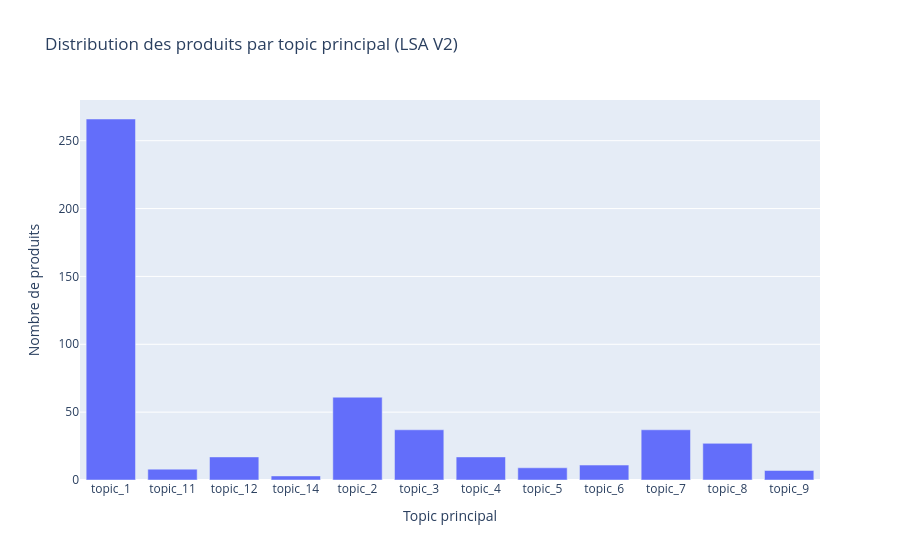

The cell this chart's notebook holds for it:
### Markdown cell above
### 6.3 Analyse des topics (Wordclouds)

Chaque topic est defini par les termes ayant les poids les plus eleves dans la composante SVD correspondante. Les wordclouds visualisent ces termes dominants.

### Code cell
# Distribution des documents par topic principal
topic_counts = df['main_topic'].value_counts().sort_index()
fig = px.bar(
    x=topic_counts.index,
    y=topic_counts.values,
    title='Distribution des produits par topic principal (LSA V2)',
    labels={'x': 'Topic principal', 'y': 'Nombre de produits'}
)
fig.show()

# Wordclouds par topic
terms = vectorizer.get_feature_names_out()
topic_terms = pd.DataFrame(svd_v2.components_, columns=terms)

n_topics = optimal_n
n_cols = 3
n_rows = max(1, (n_topics + n_cols - 1) // n_cols)

fig_wc, axes = plt.subplots(n_rows, n_cols, figsize=(18, 5 * n_rows))
if n_rows == 1 and n_cols == 1:
    axes = np.array([axes])
axes = axes.flatten()

for i in range(n_topics):
    topic_weights = topic_terms.iloc[i]
    top_terms_abs = topic_weights.abs().nlargest(30)
    word_freq = {term: abs(weight) for term, weight in top_terms_abs.items()}
    if len(word_freq) > 0:
        wc = WordCloud(
            width=400, height=300,
            background_color='white',
            max_words=30,
            colormap='plasma'
        ).generate_from_frequencies(word_freq)
        axes[i].imshow(wc, interpolation='bilinear')
    n_docs = (df['main_topic'] == f'topic_{i+1}').sum()
    axes[i].set_title(f'Topic {i+1} ({n_docs} produits)', fontsize=11)
    axes[i].axis('off')

for j in range(n_topics, len(axes)):
    axes[j].axis('off')

fig_wc.suptitle('Wordclouds par topic LSA (V2)', fontsize=16, y=1.02)
plt.tight_layout()
plt.show()

### Figure 1 — Plotly figure (JSON) as saved in the notebook; plotly's stock layout.template omitted (floating-point values rounded to 4 significant figures)
{"data": [{"hovertemplate": "Topic principal=%{x}<br>Nombre de produits=%{y}<extra></extra>", "legendgroup": "", "marker": {"color": "#636efa", "pattern": {"shape": ""}}, "name": "", "orientation": "v", "showlegend": false, "textposition": "auto", "type": "bar", "x": ["topic_1", "topic_11", "topic_12", "topic_14", "topic_2", "topic_3", "topic_4", "topic_5", "topic_6", "topic_7", "topic_8", "topic_9"], "xaxis": "x", "y": [266, 8, 17, 3, 61, 37, 17, 9, 11, 37, 27, 7], "yaxis": "y"}], "layout": {"barmode": "relative", "legend": {"tracegroupgap": 0}, "title": {"text": "Distribution des produits par topic principal (LSA V2)"}, "xaxis": {"anchor": "y", "domain": [0, 1], "title": {"text": "Topic principal"}}, "yaxis": {"anchor": "x", "domain": [0, 1], "title": {"text": "Nombre de produits"}}}}
